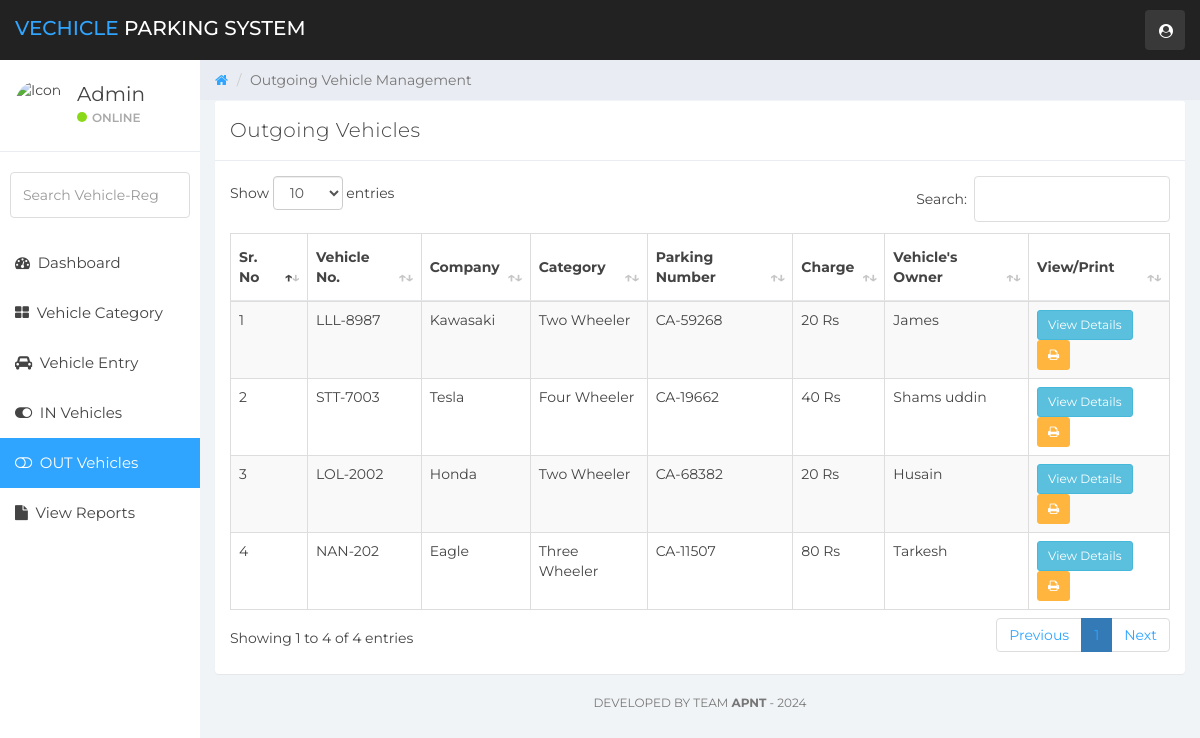
/out-vehicles.php (signed in), run on the app's committed database.
### tables this page shows
CREATE TABLE IF NOT EXISTS `vehicle_info` (
  `ID` int(10) NOT NULL AUTO_INCREMENT,
  `ParkingNumber` varchar(120) DEFAULT NULL,
  `VehicleCategory` varchar(120) NOT NULL,
  `VehicleCompanyname` varchar(120) DEFAULT NULL,
  `RegistrationNumber` varchar(120) DEFAULT NULL,
  `OwnerName` varchar(120) DEFAULT NULL,
  `OwnerContactNumber` bigint(10) DEFAULT NULL,
  `InTime` timestamp NULL DEFAULT CURRENT_TIMESTAMP,
  `OutTime` timestamp NULL DEFAULT NULL ON UPDATE CURRENT_TIMESTAMP,
  `ParkingCharge` varchar(120) NOT NULL DEFAULT '50',
  `Remark` mediumtext,
  `Status` varchar(5) NOT NULL,
  PRIMARY KEY (`ID`)
);

### out-vehicles.php (the view, shortened to what this page needs)
<?php
    include('includes/dbconn.php');
    if (strlen($_SESSION['vpmsaid']==0)) {
        header('location:logout.php');
        } else {
?>
<!DOCTYPE html>
<html>
<head>
	<link href="css/bootstrap.min.css" rel="stylesheet">
	<link href="css/font-awesome.min.css" rel="stylesheet">
    <link href="css/datatable.css" rel="stylesheet">
	<link href="css/datepicker3.css" rel="stylesheet">
	<link href="css/styles.css" rel="stylesheet">
</head>
<body>
        <?php include 'includes/navigation.php' ?>
		<?php
		include 'includes/sidebar.php'
		?>
	<div class="col-sm-9 col-sm-offset-3 col-lg-10 col-lg-offset-2 main">
		<div class="row">
			<ol class="breadcrumb">
				<li><a href="dashboard.php">
					<em class="fa fa-home"></em>
				</a></li>
				<li class="active">Outgoing Vehicle Management</li>
			</ol>
		</div>
		<div class="row">
			<div class="col-lg-12">
			</div>
		</div>
		<div class="row">
				<div class="col-lg-12">
					<div class="panel panel-default">
						<div class="panel-heading">Outgoing Vehicles</div>
						<div class="panel-body">
                        <table id="example" class="table table-striped table-hover table-bordered" style="width:100%">
        <thead>
            <tr>
                <th>Sr. No</th>
                <th>Vehicle No.</th>
                <th>Company</th>
                <th>Category</th>
                <th>Parking Number</th>
				<th>Charge</th>
                <th>Vehicle's Owner</th>
                <th>View/Print</th>
            </tr>
        </thead>
        <tbody>
        <?php
        $ret=mysqli_query($con,"SELECT * from  vehicle_info where Status='Out'");
        $cnt=1;
        while ($row=mysqli_fetch_array($ret)) {
        ?>
            <tr>
            <td><?php echo $cnt;?></td>
            <td><?php  echo $row['RegistrationNumber'];?></td>
            <td><?php  echo $row['VehicleCompanyname'];?></td>
            <td><?php  echo $row['VehicleCategory'];?></td>
            <td><?php  echo 'CA-'.$row['ParkingNumber'];?></td>
			<td><?php  echo $row['ParkingCharge'].' Rs';?></td>
            <td><?php  echo $row['OwnerName'];?></td>
            <td><a href="outgoing-detail.php?updateid=<?php echo $row['ID'];?>"><button type="button" class="btn btn-sm btn-info">View Details</button></a>
            <a href="print-receipt.php?vid=<?php echo $row['ID'];?>"><button type="button" class="btn btn-sm btn-warning"> <i class="fa fa-print"></i></button>
            </td>
            </tr>
                <?php $cnt=$cnt+1;}?>
        </tbody>
    </table>
						</div>
					</div>
				</div>
</div>
        <?php include 'includes/footer.php'?>
	</div>
</body>
</html>
<?php }  ?>

### css/datatable.css (style rules this page uses)
table.dataTable { clear: both; margin-top: 6px !important; margin-bottom: 6px !important; max-width: none !important; border-collapse: separate !important; border-spacing: 0; }
table.dataTable td, table.dataTable th { -webkit-box-sizing: content-box; box-sizing: content-box; }
table.dataTable > thead > tr > th:not(.sorting_disabled), table.dataTable > thead > tr > td:not(.sorting_disabled) { padding-right: 30px; }
table.dataTable > thead .sorting, table.dataTable > thead .sorting_asc, table.dataTable > thead .sorting_desc, table.dataTable > thead .sorting_asc_disabled, table.dataTable > thead .sorting_desc_disabled { cursor: pointer; position: relative; }
table.dataTable > thead .sorting:before, table.dataTable > thead .sorting:after, table.dataTable > thead .sorting_asc:before, table.dataTable > thead .sorting_asc:after, table.dataTable > thead .sorting_desc:before, table.dataTable > thead .sorting_desc:after, table.dataTable > thead .sorting_asc_disabled:before, table.dataTable > thead .sorting_asc_disabled:after, table.dataTable > thead .sorting_desc_disabled:before, table.dataTable > thead .sorting_desc_disabled:after { position: absolute; bottom: 0.9em; display: block; opacity: 0.3; }
table.dataTable > thead .sorting:before, table.dataTable > thead .sorting_asc:before, table.dataTable > thead .sorting_desc:before, table.dataTable > thead .sorting_asc_disabled:before, table.dataTable > thead .sorting_desc_disabled:before { right: 1em; content: "↑"; }
table.dataTable > thead .sorting:after, table.dataTable > thead .sorting_asc:after, table.dataTable > thead .sorting_desc:after, table.dataTable > thead .sorting_asc_disabled:after, table.dataTable > thead .sorting_desc_disabled:after { right: 0.5em; content: "↓"; }
table.dataTable > thead .sorting_asc:before, table.dataTable > thead .sorting_desc:after { opacity: 1; }
table.table-bordered.dataTable { border-right-width: 0; }
table.table-bordered.dataTable th, table.table-bordered.dataTable td { border-left-width: 0; }
table.table-bordered.dataTable th:last-child, table.table-bordered.dataTable th:last-child, table.table-bordered.dataTable td:last-child, table.table-bordered.dataTable td:last-child { border-right-width: 1px; }
table.table-bordered.dataTable tbody th, table.table-bordered.dataTable tbody td { border-bottom-width: 0; }

### css/styles.css (style rules this page uses)
body { background: #f1f4f7; padding-top: 60px; font-size: 14px; color: #444444; font-family: "Montserrat", "Helvetica Neue", Helvetica, Arial, sans-serif; }
a, a:hover, a:focus { color: #30a5ff; }
.btn-warning, .btn-warning:hover, .btn-warning:focus, .btn-warning:active, .btn-warning.active, .open > .dropdown-toggle.btn-warning, .btn-warning.disabled, .btn-warning[disabled], fieldset[disabled] .btn-warning, .btn-warning.disabled:hover, .btn-warning[disabled]:hover, fieldset[disabled] .btn-warning:hover, .btn-warning.disabled:focus, .btn-warning[disabled]:focus, fieldset[disabled] .btn-warning:focus, .btn-warning.disabled:active, .btn-warning[disabled]:active, fieldset[disabled] .btn-warning:active, .btn-warning.disabled.active, .btn-warning[disabled].active, fieldset[disabled] .btn-warning.active { background-color: #ffb53e; border-color: #ffb53e; }
.panel { border: 0; }
.panel-heading { font-size: 20px; font-weight: 300; letter-spacing: 0.025em; height: 60px; line-height: 38px; }
.panel-default .panel-heading { background: #fff; border-bottom: 1px solid #e9ecf2; color: #444444; }
.breadcrumb { border-radius: 0; padding: 10px 15px 10px 15px; background: #e9ecf2; margin: 0; }
.table { background: #fff; }
.table > thead > tr > th { border-bottom: 1px solid #e6e7e8; vertical-align: middle; height: 50px; }

### data on the page
vehicle_info: RegistrationNumber "LLL-8987", VehicleCompanyname "Kawasaki", VehicleCategory "Two Wheeler", ParkingNumber "59268", ParkingCharge "20", OwnerName "James"
vehicle_info: RegistrationNumber "STT-7003", VehicleCompanyname "Tesla", VehicleCategory "Four Wheeler", ParkingNumber "19662", ParkingCharge "40", OwnerName "Shams uddin"
vehicle_info: RegistrationNumber "LOL-2002", VehicleCompanyname "Honda", VehicleCategory "Two Wheeler", ParkingNumber "68382", ParkingCharge "20", OwnerName "Husain"
vehicle_info: RegistrationNumber "NAN-202", VehicleCompanyname "Eagle", VehicleCategory "Three Wheeler", ParkingNumber "11507", ParkingCharge "80", OwnerName "Tarkesh"
